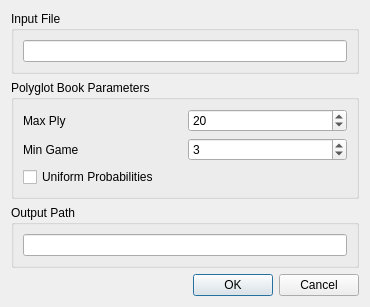
<?xml version="1.0" encoding="UTF-8"?>
<ui version="4.0">
 <class>DlgSaveBook</class>
 <widget class="QDialog" name="DlgSaveBook">
  <property name="geometry">
   <rect>
    <x>0</x>
    <y>0</y>
    <width>370</width>
    <height>290</height>
   </rect>
  </property>
  <property name="windowTitle">
   <string>Build Polyglot Book</string>
  </property>
  <layout class="QVBoxLayout" name="verticalLayout_2">
   <item>
    <widget class="QGroupBox" name="groupInput">
     <property name="title">
      <string>Input File</string>
     </property>
     <layout class="QHBoxLayout" name="horizontalLayout_2">
      <item>
       <widget class="QLineEdit" name="inputFile">
        <property name="readOnly">
         <bool>true</bool>
        </property>
       </widget>
      </item>
     </layout>
    </widget>
   </item>
   <item>
    <widget class="QGroupBox" name="groupParameter">
     <property name="sizePolicy">
      <sizepolicy hsizetype="Preferred" vsizetype="Preferred">
       <horstretch>0</horstretch>
       <verstretch>0</verstretch>
      </sizepolicy>
     </property>
     <property name="title">
      <string>Polyglot Book Parameters</string>
     </property>
     <layout class="QVBoxLayout" name="verticalLayout_8">
      <item>
       <layout class="QGridLayout" name="gridLayout_4" rowstretch="0,0">
        <item row="0" column="0">
         <widget class="QLabel" name="lbMaxPly">
          <property name="text">
           <string>Max Ply</string>
          </property>
          <property name="buddy">
           <cstring>maxPly</cstring>
          </property>
         </widget>
        </item>
        <item row="1" column="1">
         <widget class="QSpinBox" name="minGame">
          <property name="minimum">
           <number>1</number>
          </property>
          <property name="value">
           <number>3</number>
          </property>
         </widget>
        </item>
        <item row="0" column="1">
         <widget class="QSpinBox" name="maxPly">
          <property name="minimum">
           <number>4</number>
          </property>
          <property name="value">
           <number>20</number>
          </property>
         </widget>
        </item>
        <item row="1" column="0">
         <widget class="QLabel" name="lbMinGame">
          <property name="text">
           <string>Min Game</string>
          </property>
          <property name="buddy">
           <cstring>minGame</cstring>
          </property>
         </widget>
        </item>
       </layout>
      </item>
      <item>
       <widget class="QCheckBox" name="cbUniform">
        <property name="text">
         <string>Uniform Probabilities</string>
        </property>
       </widget>
      </item>
     </layout>
    </widget>
   </item>
   <item>
    <widget class="QGroupBox" name="groupOutput">
     <property name="title">
      <string>Output Path</string>
     </property>
     <layout class="QHBoxLayout" name="horizontalLayout">
      <item>
       <widget class="QLineEdit" name="outputPath">
        <property name="enabled">
         <bool>true</bool>
        </property>
        <property name="toolTip">
         <string>Enter the complete target path</string>
        </property>
        <property name="readOnly">
         <bool>true</bool>
        </property>
       </widget>
      </item>
     </layout>
    </widget>
   </item>
   <item>
    <spacer name="verticalSpacer">
     <property name="orientation">
      <enum>Qt::Vertical</enum>
     </property>
     <property name="sizeHint" stdset="0">
      <size>
       <width>20</width>
       <height>40</height>
      </size>
     </property>
    </spacer>
   </item>
   <item>
    <widget class="QDialogButtonBox" name="buttonBox">
     <property name="orientation">
      <enum>Qt::Horizontal</enum>
     </property>
     <property name="standardButtons">
      <set>QDialogButtonBox::Cancel|QDialogButtonBox::Ok</set>
     </property>
    </widget>
   </item>
  </layout>
 </widget>
 <resources/>
 <connections>
  <connection>
   <sender>buttonBox</sender>
   <signal>accepted()</signal>
   <receiver>DlgSaveBook</receiver>
   <slot>accept()</slot>
   <hints>
    <hint type="sourcelabel">
     <x>248</x>
     <y>254</y>
    </hint>
    <hint type="destinationlabel">
     <x>157</x>
     <y>274</y>
    </hint>
   </hints>
  </connection>
  <connection>
   <sender>buttonBox</sender>
   <signal>rejected()</signal>
   <receiver>DlgSaveBook</receiver>
   <slot>reject()</slot>
   <hints>
    <hint type="sourcelabel">
     <x>316</x>
     <y>260</y>
    </hint>
    <hint type="destinationlabel">
     <x>286</x>
     <y>274</y>
    </hint>
   </hints>
  </connection>
 </connections>
</ui>
